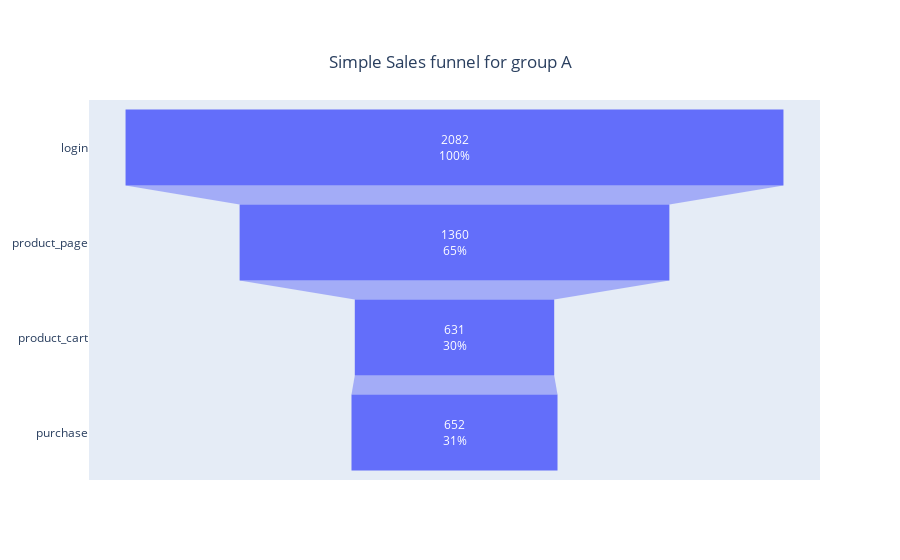

Here is the notebook cell this chart was saved with:
### Markdown cell above
Let's first calculate the unique users arriving at each stage for group A.

### Code cell
#get the unique users arriving at each stage for group A
users_login_A = recommender_A.query('event_name =="login"')['user_id'].nunique()
users_product_A = recommender_A.query('event_name =="product_page"')['user_id'].nunique()
users_cart_A = recommender_A.query('event_name =="product_cart"')['user_id'].nunique()
users_purchase_A = recommender_A.query('event_name =="purchase"')['user_id'].nunique()

#print the number
print('login:', users_login_A)
print('product_page:', users_product_A)
print('product_cart:', users_cart_A)
print('purchase:', users_purchase_A) 

#visualize the funnel
fig_A_2 = go.Figure(go.Funnel(
    y=["login", "product_page", "product_cart", "purchase"],
    x=[users_login_A, users_product_A,  users_cart_A, users_purchase_A],
    textposition="inside",
    textinfo="value+percent initial"
))

fig_A_2.update_layout(title={
    'text': "Simple Sales funnel for group A",
    'y': 0.9,
    'x': 0.5,
    'xanchor': 'center',
    'yanchor': 'top'})

fig_A_2.show()

### Figure 1 — Plotly figure (JSON) as saved in the notebook; plotly's stock layout.template omitted (floating-point values rounded to 4 significant figures)
{"data": [{"textinfo": "value+percent initial", "textposition": "inside", "type": "funnel", "x": [2082, 1360, 631, 652], "y": ["login", "product_page", "product_cart", "purchase"]}], "layout": {"title": {"text": "Simple Sales funnel for group A", "x": 0.5, "xanchor": "center", "y": 0.9, "yanchor": "top"}}}
